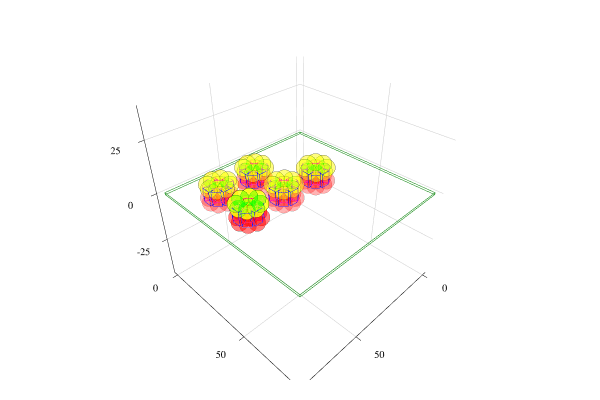

Here is the notebook cell this chart was saved with:
### Markdown cell above
Create a plot using `Plots` with a `plotly` backend.

### Code cell
plot(example4); gui()
